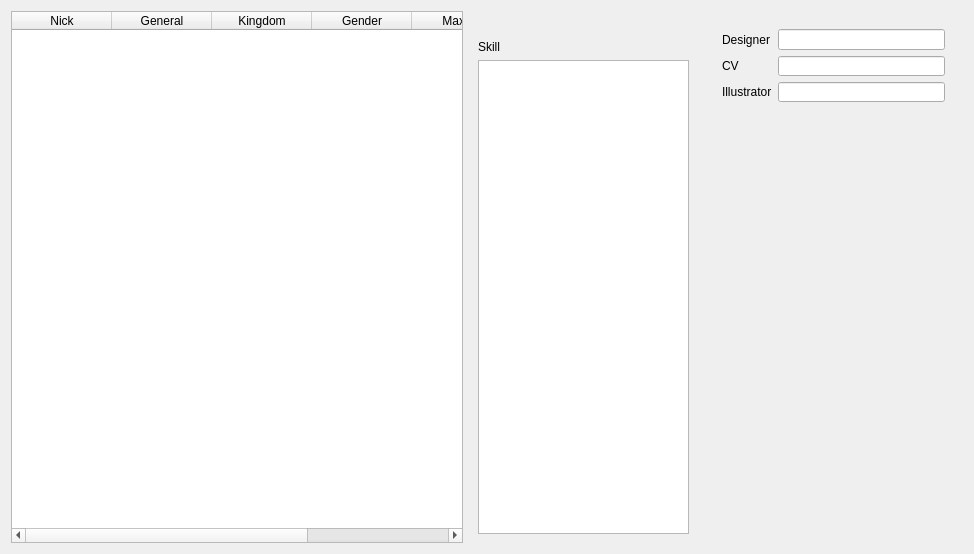
<?xml version="1.0" encoding="UTF-8"?>
<ui version="4.0">
 <class>GeneralOverview</class>
 <widget class="QDialog" name="GeneralOverview">
  <property name="windowModality">
   <enum>Qt::NonModal</enum>
  </property>
  <property name="geometry">
   <rect>
    <x>0</x>
    <y>0</y>
    <width>974</width>
    <height>554</height>
   </rect>
  </property>
  <property name="minimumSize">
   <size>
    <width>945</width>
    <height>550</height>
   </size>
  </property>
  <property name="baseSize">
   <size>
    <width>0</width>
    <height>0</height>
   </size>
  </property>
  <property name="windowTitle">
   <string>General Overview</string>
  </property>
  <layout class="QHBoxLayout" name="horizontalLayout_2">
   <item>
    <widget class="QTableWidget" name="tableWidget">
     <property name="editTriggers">
      <set>QAbstractItemView::NoEditTriggers</set>
     </property>
     <property name="selectionMode">
      <enum>QAbstractItemView::SingleSelection</enum>
     </property>
     <property name="selectionBehavior">
      <enum>QAbstractItemView::SelectRows</enum>
     </property>
     <property name="sortingEnabled">
      <bool>true</bool>
     </property>
     <column>
      <property name="text">
       <string>Nick</string>
      </property>
     </column>
     <column>
      <property name="text">
       <string>General</string>
      </property>
     </column>
     <column>
      <property name="text">
       <string>Kingdom</string>
      </property>
     </column>
     <column>
      <property name="text">
       <string>Gender</string>
      </property>
     </column>
     <column>
      <property name="text">
       <string>MaxHP</string>
      </property>
     </column>
     <column>
      <property name="text">
       <string>Package</string>
      </property>
     </column>
    </widget>
   </item>
   <item>
    <layout class="QHBoxLayout" name="horizontalLayout">
     <item>
      <widget class="QFrame" name="frame">
       <layout class="QVBoxLayout" name="verticalLayout_2">
        <item>
         <widget class="QLabel" name="generalPhoto">
          <property name="text">
           <string/>
          </property>
          <property name="pixmap">
           <pixmap>../image/generals/card/caocao.jpg</pixmap>
          </property>
         </widget>
        </item>
        <item>
         <widget class="QLabel" name="skillLabel">
          <property name="text">
           <string>Skill</string>
          </property>
         </widget>
        </item>
        <item>
         <widget class="QTextEdit" name="skillTextEdit">
          <property name="maximumSize">
           <size>
            <width>211</width>
            <height>16777215</height>
           </size>
          </property>
          <property name="readOnly">
           <bool>true</bool>
          </property>
         </widget>
        </item>
       </layout>
      </widget>
     </item>
     <item>
      <widget class="QFrame" name="frame2">
       <layout class="QVBoxLayout" name="verticalLayout">
        <item>
         <widget class="QFrame" name="frame1">
          <property name="minimumSize">
           <size>
            <width>241</width>
            <height>0</height>
           </size>
          </property>
          <property name="maximumSize">
           <size>
            <width>271</width>
            <height>91</height>
           </size>
          </property>
          <layout class="QGridLayout" name="gridLayout">
           <item row="1" column="1">
            <widget class="QLineEdit" name="cvLineEdit">
             <property name="frame">
              <bool>true</bool>
             </property>
             <property name="alignment">
              <set>Qt::AlignRight|Qt::AlignTrailing|Qt::AlignVCenter</set>
             </property>
             <property name="readOnly">
              <bool>true</bool>
             </property>
            </widget>
           </item>
           <item row="1" column="0">
            <widget class="QLabel" name="cvLabel">
             <property name="text">
              <string>CV</string>
             </property>
            </widget>
           </item>
           <item row="0" column="1">
            <widget class="QLineEdit" name="designerLineEdit">
             <property name="alignment">
              <set>Qt::AlignRight|Qt::AlignTrailing|Qt::AlignVCenter</set>
             </property>
             <property name="readOnly">
              <bool>true</bool>
             </property>
            </widget>
           </item>
           <item row="0" column="0">
            <widget class="QLabel" name="designerLabel">
             <property name="text">
              <string>Designer</string>
             </property>
            </widget>
           </item>
           <item row="2" column="0">
            <widget class="QLabel" name="illustratorLabel">
             <property name="text">
              <string>Illustrator</string>
             </property>
            </widget>
           </item>
           <item row="2" column="1">
            <widget class="QLineEdit" name="illustratorLineEdit">
             <property name="frame">
              <bool>true</bool>
             </property>
             <property name="alignment">
              <set>Qt::AlignRight|Qt::AlignTrailing|Qt::AlignVCenter</set>
             </property>
             <property name="readOnly">
              <bool>true</bool>
             </property>
            </widget>
           </item>
          </layout>
         </widget>
        </item>
        <item>
         <widget class="QScrollArea" name="scrollArea">
          <property name="maximumSize">
           <size>
            <width>271</width>
            <height>16777215</height>
           </size>
          </property>
          <property name="frameShape">
           <enum>QFrame::NoFrame</enum>
          </property>
          <property name="widgetResizable">
           <bool>true</bool>
          </property>
          <widget class="QWidget" name="scrollAreaWidgetContents">
           <property name="geometry">
            <rect>
             <x>0</x>
             <y>0</y>
             <width>241</width>
             <height>420</height>
            </rect>
           </property>
          </widget>
         </widget>
        </item>
       </layout>
      </widget>
     </item>
    </layout>
   </item>
  </layout>
 </widget>
 <resources/>
 <connections/>
</ui>
